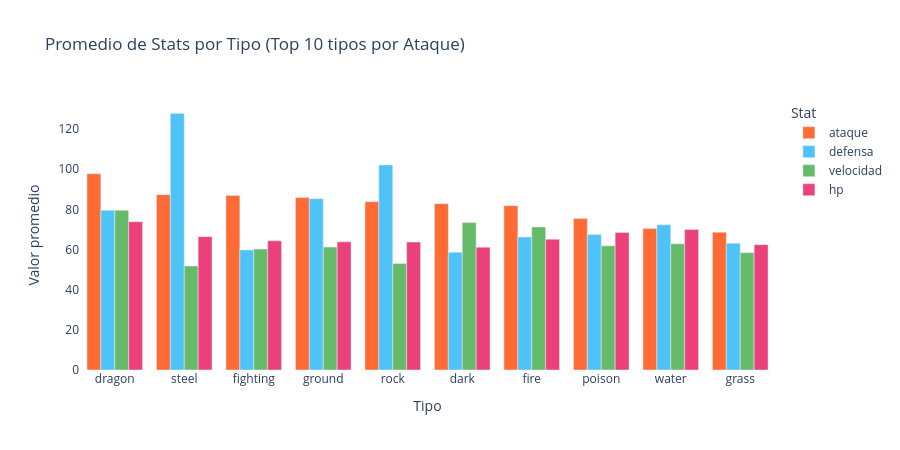

Notebook source saved alongside this figure:
### Markdown cell above
#### Gráfico 5 — Barras agrupadas: Promedio de stats por tipo

**Objetivo:** Comparar el perfil estadístico de cada tipo  
**Decisión:** Barras agrupadas — permite comparar múltiples variables a la vez  
**Insight:** ¿Qué tipos son ofensivos vs. defensivos?

### Code cell
stats_por_tipo = (
    df.groupby("tipo_primario")[["ataque", "defensa", "velocidad", "hp"]]
    .mean()
    .round(1)
    .reset_index()
    .sort_values("ataque", ascending=False)
    .head(10)  # Top 10 tipos por ataque
)

fig5 = px.bar(
    stats_por_tipo.melt(id_vars="tipo_primario", value_vars=["ataque", "defensa", "velocidad", "hp"]),
    x="tipo_primario",
    y="value",
    color="variable",
    barmode="group",
    title="Promedio de Stats por Tipo (Top 10 tipos por Ataque)",
    labels={"value": "Valor promedio", "tipo_primario": "Tipo", "variable": "Stat"},
    color_discrete_map={
        "ataque": "#FF6B35", "defensa": "#4FC3F7",
        "velocidad": "#66BB6A", "hp": "#EC407A"
    },
)
fig5.update_layout(plot_bgcolor="white", height=450)
fig5.show()

### Figure 1 — Plotly figure (JSON) as saved in the notebook; plotly's stock layout.template omitted (floating-point values rounded to 4 significant figures)
{"data": [{"alignmentgroup": "True", "hovertemplate": "Stat=ataque<br>Tipo=%{x}<br>Valor promedio=%{y}<extra></extra>", "legendgroup": "ataque", "marker": {"color": "#FF6B35", "pattern": {"shape": ""}}, "name": "ataque", "offsetgroup": "ataque", "orientation": "v", "showlegend": true, "textposition": "auto", "type": "bar", "x": ["dragon", "steel", "fighting", "ground", "rock", "dark", "fire", "poison", "water", "grass"], "xaxis": "x", "y": [97.7, 87.3, 86.9, 85.9, 83.8, 82.8, 81.8, 75.4, 70.4, 68.6], "yaxis": "y"}, {"alignmentgroup": "True", "hovertemplate": "Stat=defensa<br>Tipo=%{x}<br>Valor promedio=%{y}<extra></extra>", "legendgroup": "defensa", "marker": {"color": "#4FC3F7", "pattern": {"shape": ""}}, "name": "defensa", "offsetgroup": "defensa", "orientation": "v", "showlegend": true, "textposition": "auto", "type": "bar", "x": ["dragon", "steel", "fighting", "ground", "rock", "dark", "fire", "poison", "water", "grass"], "xaxis": "x", "y": [79.5, 127.7, 59.8, 85.3, 102.1, 58.6, 66.2, 67.4, 72.3, 63.1], "yaxis": "y"}, {"alignmentgroup": "True", "hovertemplate": "Stat=velocidad<br>Tipo=%{x}<br>Valor promedio=%{y}<extra></extra>", "legendgroup": "velocidad", "marker": {"color": "#66BB6A", "pattern": {"shape": ""}}, "name": "velocidad", "offsetgroup": "velocidad", "orientation": "v", "showlegend": true, "textposition": "auto", "type": "bar", "x": ["dragon", "steel", "fighting", "ground", "rock", "dark", "fire", "poison", "water", "grass"], "xaxis": "x", "y": [79.5, 51.8, 60.2, 61.2, 53, 73.4, 71.2, 61.8, 62.8, 58.4], "yaxis": "y"}, {"alignmentgroup": "True", "hovertemplate": "Stat=hp<br>Tipo=%{x}<br>Valor promedio=%{y}<extra></extra>", "legendgroup": "hp", "marker": {"color": "#EC407A", "pattern": {"shape": ""}}, "name": "hp", "offsetgroup": "hp", "orientation": "v", "showlegend": true, "textposition": "auto", "type": "bar", "x": ["dragon", "steel", "fighting", "ground", "rock", "dark", "fire", "poison", "water", "grass"], "xaxis": "x", "y": [73.8, 66.4, 64.3, 63.8, 63.7, 61.1, 65.1, 68.4, 69.9, 62.4], "yaxis": "y"}], "layout": {"barmode": "group", "height": 450, "legend": {"title": {"text": "Stat"}, "tracegroupgap": 0}, "plot_bgcolor": "white", "title": {"text": "Promedio de Stats por Tipo (Top 10 tipos por Ataque)"}, "xaxis": {"anchor": "y", "domain": [0, 1], "title": {"text": "Tipo"}}, "yaxis": {"anchor": "x", "domain": [0, 1], "title": {"text": "Valor promedio"}}}}
